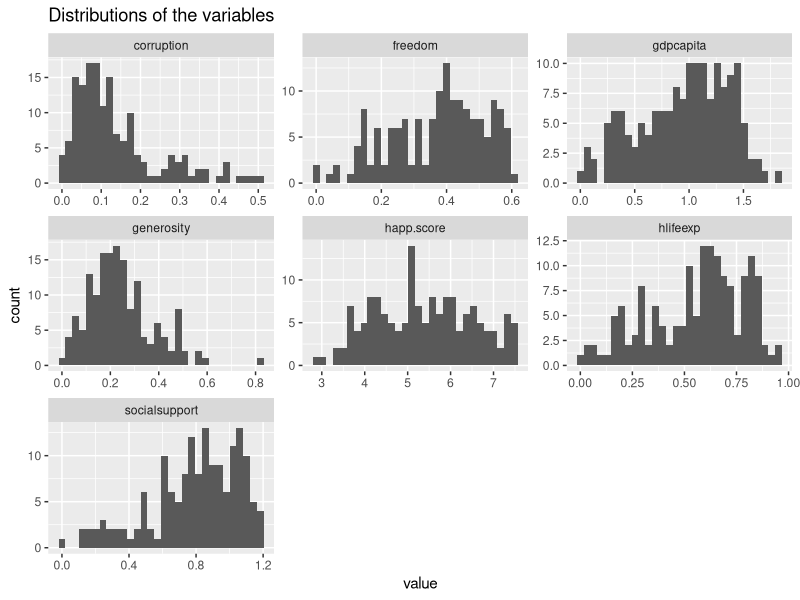
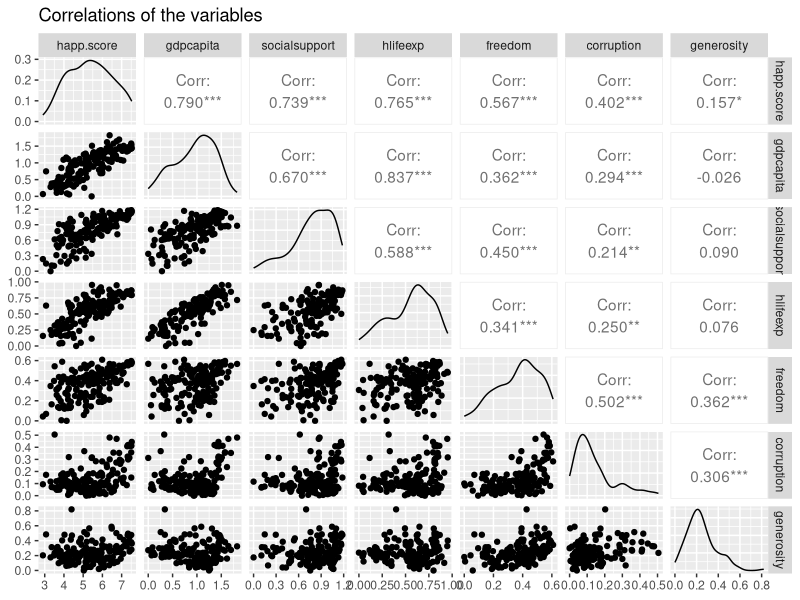
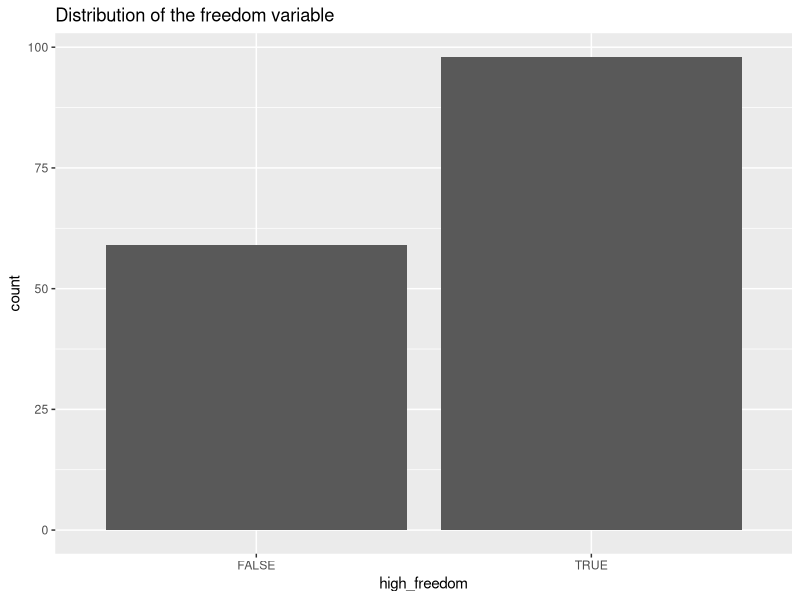
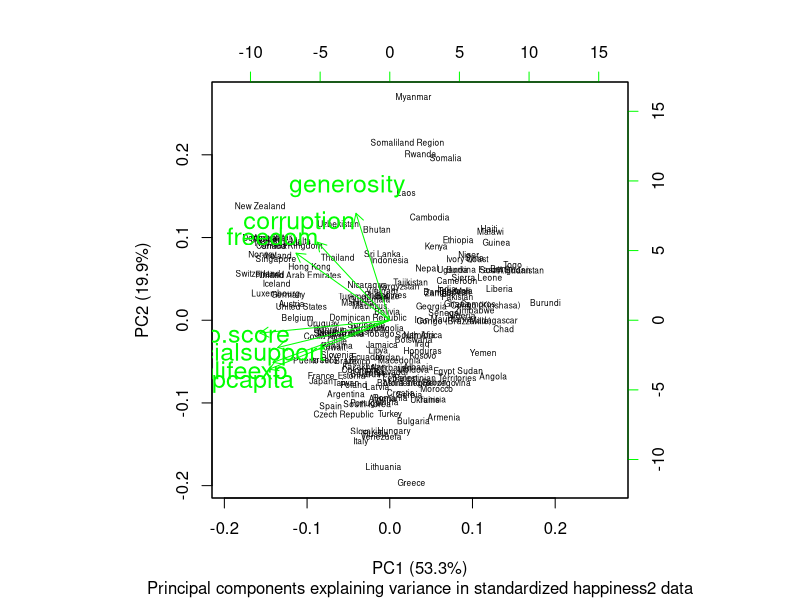

Recreate these plots in R, in order.
## ---- chunk 1
happiness2 <- read.table("happiness2.csv", sep = ",", header=TRUE)
str(happiness2)
colnames(happiness2)[1] <- "country"
rownames(happiness2) <- happiness2$country
happiness2 <- dplyr::select(happiness2, -country)
## ---- chunk 2
library(ggplot2); library(GGally); library(tidyr); library(dplyr)

gather(happiness2) %>% ggplot(aes(value)) + geom_histogram() + facet_wrap("key", scales = "free") + ggtitle("Distributions of the variables")

summary(happiness2)

p <- ggpairs(happiness2, mapping = aes(), lower = list(combo = wrap("facethist", bins = 20))) + ggtitle("Correlations of the variables")
p
## ---- chunk 3
m <- lm(happ.score ~ gdpcapita + socialsupport + hlifeexp + freedom + corruption + generosity, data = happiness2)
summary(m)
CI <- confint(m) %>% exp
cbind(CI)
## ---- chunk 4
m <- lm(freedom ~ gdpcapita + socialsupport + hlifeexp + corruption + generosity, data = happiness2)
summary(m)
CI <- confint(m) %>% exp
cbind(CI)
## ---- chunk 5
happiness2_f <- mutate(happiness2, high_freedom = freedom > 0.35)
g2 <- ggplot(data = happiness2_f, aes(x = high_freedom))
g2 + geom_bar() + ggtitle("Distribution of the freedom variable")
## ---- chunk 6
m <- glm(high_freedom ~ gdpcapita + socialsupport + hlifeexp + corruption + generosity, data = happiness2_f, family = "binomial")
summary(m)
OR <- coef(m) %>% exp
CI <- confint(m) %>% exp
cbind(OR, CI)
## ---- chunk 7
library(MASS); library(scales)
happiness2_std <- scale(happiness2)
pca_happiness2_std <- prcomp(happiness2_std)
pca_happiness2_std
s_std <- summary(pca_happiness2_std)
s_std
pca_pr_std <- round(100*s_std$importance[2,], digits = 1)
pca_pr_std
pc_lab_std <- paste0(names(pca_pr_std), " (", pca_pr_std,"%)")
biplot(pca_happiness2_std, cex = c(0.5, 1.5), col = c("black", "green"), xlab = pc_lab_std[1], ylab = pc_lab_std[2], sub = "Principal components explaining variance in standardized happiness2 data")
